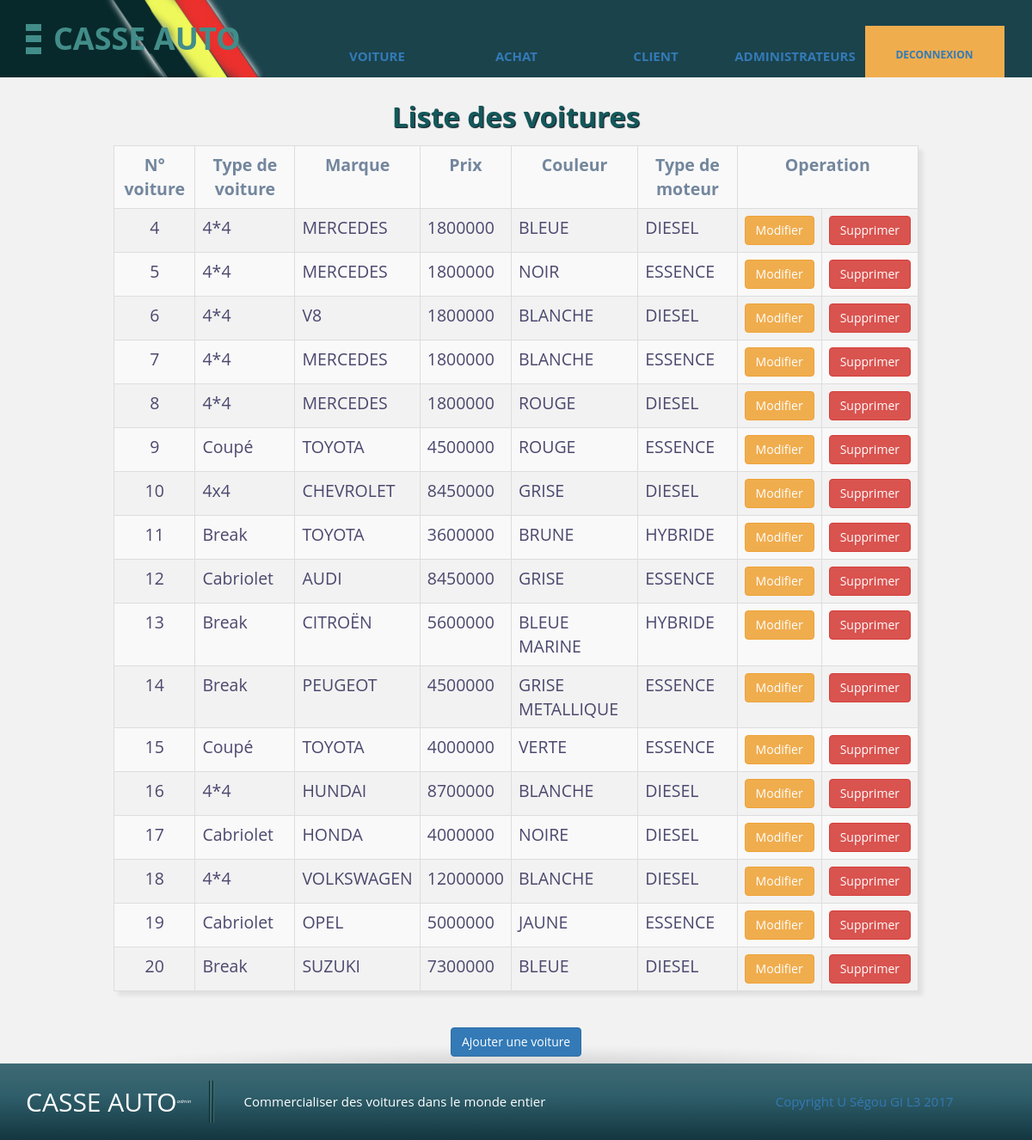
The app's page /admin/liste_voiture.php (signed in) with its own data.
### tables this page shows
CREATE TABLE `voiture` (
  `id_voiture` int(100) NOT NULL,
  `type_voiture` varchar(100) NOT NULL,
  `marque` varchar(100) NOT NULL,
  `prix` int(100) NOT NULL,
  `couleur` varchar(100) NOT NULL,
  `type_moteur` varchar(100) NOT NULL
);

### admin/liste_voiture.php (the view, shortened to what this page needs)
<?php include 'config.php'; ?>
<!DOCTYPE html>
<html>
    <head>
        <?php include 'link.php';?>
    </head>
    <body>
        <?php
            if(isset($_SESSION['status']) && isset ($_SESSION['username'])){
                include 'menu.php';
        ?>
        <section class="templatemo-container light-gray-bg section-shadow-bottom">
            <div class="container-fluid">
                <h2>Liste des voitures</h2>
                <table class="resultTable table table-striped table-bordered table-responsive">
                    <tr>
                        <th>N° voiture</th>
                        <th>Type de voiture</th>
                  		<th>Marque</th>
                  		<th>Prix</th>
                  		<th>Couleur</th>
                  		<th>Type de moteur</th>
                  		<th colspan="2">Operation</th>
                    </tr>
                    <tr>
                        <?php
                            $req = $bdd->query('SELECT * FROM voiture');
                            while ($donnees = $req->fetch())
                            {
                                echo '<td class="text-center">'.$donnees['id_voiture'].'</td>';
                                echo '<td>'.$donnees['type_voiture'].'</td>';
                                echo '<td class="text-uppercase">'.$donnees['marque'].' </td>';
                                echo '<td>'.$donnees['prix'].' </td>';
                                echo '<td class="text-uppercase">'.$donnees['couleur'].' </td>';
                                echo '<td class="text-uppercase">'.$donnees['type_moteur'].' </td>';
                                echo '<td class="text-center"><a class="btn btn-warning" href="mise_jour_voiture.php?update='.$donnees['id_voiture'].'">Modifier</a></td>';
                                echo '<td class="text-center"><a class="btn btn-danger" href="liste_voiture.php?supp='.$donnees['id_voiture'].'" onclick="return(confirm(\'Etes-vous sûr de vouloir supprimer cette voiture ?\'));">Supprimer</a></td>';
                                echo '</tr>' ;
                            }
                        ?>
                </table></br>
                <div class="container text-center">
                    <a href="ajouter_voiture.php" class="btn btn-primary">Ajouter une voiture</a>
                </div>
            </div>
        </section>
        <footer>
            <?php
                }
                else
                    header('location: login.php');
                include 'footer.php';
            ?>
        </footer>
    </body>
</html>

### admin/css/templatemo-style.css (style rules this page uses)
body { font-family: 'Open Sans', sans-serif; }
.templatemo-container { max-width: 1920px; margin: 0 auto; min-height: 650px; }
section { padding-top: 8px; padding-bottom: 8px; }
.light-gray-bg { background-color: #F2F2F2; }
.section-shadow-bottom { background-image: url(../img/section-shadow.png); background-repeat: no-repeat; background-position: bottom center; }
footer { background: #122f35; }

### admin/css/style.css (style rules this page uses)
body { width: 100%; min-width: 900px; margin: auto; font-size: 1.5em; color: #4c486e; height:100%; max-height: 1000px; }
h2 { text-align: center; }
legend, .container-fluid h2 { text-align: center; color: #286090; font-size: 2.2em; font-weight: bold; text-shadow: 1px 1px 1px #0b0f1a; border-bottom: none; }
table { margin:auto; margin-top: 15px; margin-bottom: 10px; border-collapse: collapse; border: 1px outset #d1dfea; border-spacing: 0; border-radius: 2px; }
th { border-top: 1px solid #d1dfea; border-left: 1px solid #d1dfea; border-right: 1px solid #d1dfea; color: #73869d; text-align: center; padding-left: 6px; padding-right: 6px; }
td { border-top: 1px solid #d1dfea; border-left: 1px solid #d1dfea; border-right: 1px solid #d1dfea; padding: 6px 13px; }
div table td, div table th, div table { border: none; }
.resultTable { font-size: 1.3em; box-shadow: 5px 5px 5px rgba(0, 0, 0, 0.075); border: none; width: 80%; }
.container-fluid h2 { color: #13585a; }
a { text-align: center; }

### records on screen
voiture: id_voiture "4", type_voiture "4*4", marque "MERCEDES", prix "1800000", couleur "BLEUE", type_moteur "DIESEL"
voiture: id_voiture "5", type_voiture "4*4", marque "MERCEDES", prix "1800000", couleur "NOIR", type_moteur "ESSENCE"
voiture: id_voiture "6", type_voiture "4*4", marque "V8", prix "1800000", couleur "BLANCHE", type_moteur "DIESEL"
voiture: id_voiture "7", type_voiture "4*4", marque "MERCEDES", prix "1800000", couleur "BLANCHE", type_moteur "ESSENCE"
voiture: id_voiture "8", type_voiture "4*4", marque "MERCEDES", prix "1800000", couleur "ROUGE", type_moteur "DIESEL"
voiture: id_voiture "9", type_voiture "Coupé", marque "TOYOTA", prix "4500000", couleur "ROUGE", type_moteur "ESSENCE"
voiture: id_voiture "10", type_voiture "4x4", marque "CHEVROLET", prix "8450000", couleur "GRISE", type_moteur "DIESEL"
voiture: id_voiture "11", type_voiture "Break", marque "TOYOTA", prix "3600000", couleur "BRUNE", type_moteur "HYBRIDE"
voiture: id_voiture "12", type_voiture "Cabriolet", marque "AUDI", prix "8450000", couleur "GRISE", type_moteur "ESSENCE"
voiture: id_voiture "13", type_voiture "Break", marque "CITROËN", prix "5600000", couleur "BLEUE MARINE", type_moteur "HYBRIDE"
voiture: id_voiture "14", type_voiture "Break", marque "PEUGEOT", prix "4500000", couleur "GRISE METALLIQUE", type_moteur "ESSENCE"
voiture: id_voiture "15", type_voiture "Coupé", marque "TOYOTA", prix "4000000", couleur "VERTE", type_moteur "ESSENCE"
voiture: id_voiture "16", type_voiture "4*4", marque "HUNDAI", prix "8700000", couleur "BLANCHE", type_moteur "DIESEL"
voiture: id_voiture "17", type_voiture "Cabriolet", marque "HONDA", prix "4000000", couleur "NOIRE", type_moteur "DIESEL"
voiture: id_voiture "18", type_voiture "4*4", marque "VOLKSWAGEN", prix "12000000", couleur "BLANCHE", type_moteur "DIESEL"
voiture: id_voiture "19", type_voiture "Cabriolet", marque "OPEL", prix "5000000", couleur "JAUNE", type_moteur "ESSENCE"
voiture: id_voiture "20", type_voiture "Break", marque "SUZUKI", prix "7300000", couleur "BLEUE", type_moteur "DIESEL"
